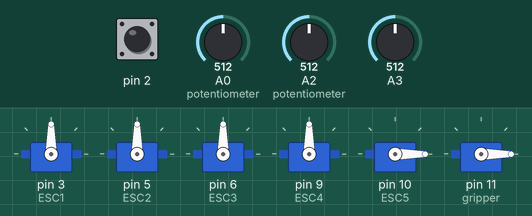
A sketch run on a simulated Arduino Uno, built with avr-gcc and run on an emulated ATmega328P. Parts: 6 × servo. Inputs (shaded band) come from the test bench; at power-on: pin 2 HIGH, A0 (potentiometer) = 512, A2 (potentiometer) = 512, A3 = 512. What the sketch prints to the serial monitor is not drawn.

Above: at 1.2 s.
1.3 s: pin 2 pulled LOW for 1 s
At 1.45 s:
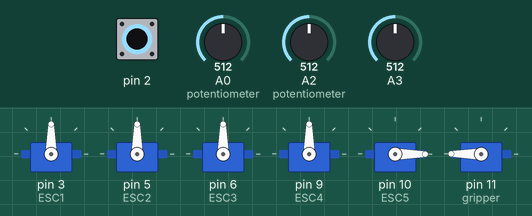
3.8 s: A0 (potentiometer) set to 716
At 4.7 s:
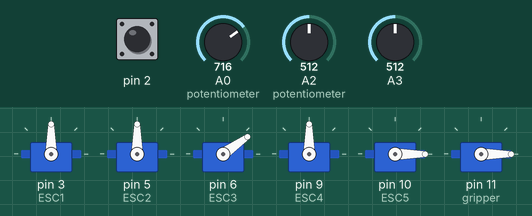
5.3 s: A2 (potentiometer) set to 306
At 6.0 s:
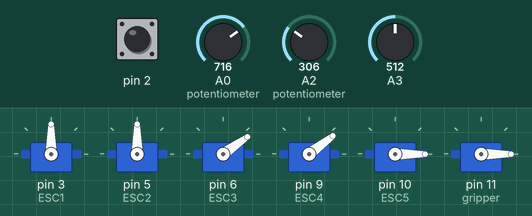
8.3 s: A3 set to 900
11.3 s: pin 2 pulled LOW for 0.15 s
13.1 s: A3 set to 1010
At 13.7 s:
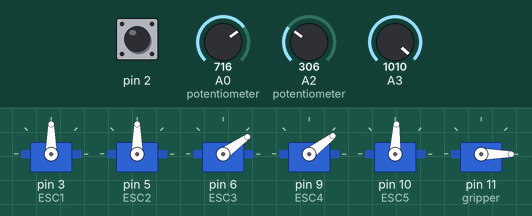
Timing chart, 0 to 16.1 s (numbered marks = the images above; inputs shaded):
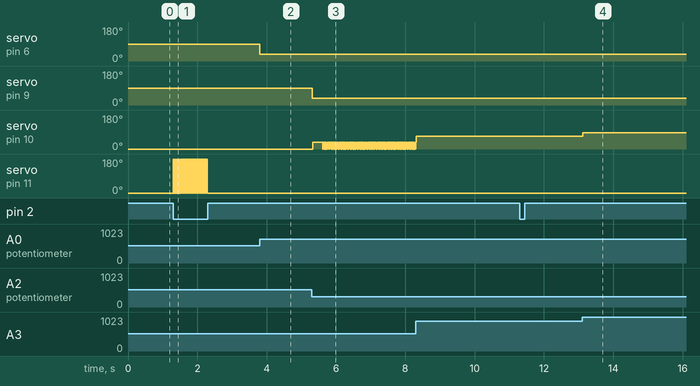

Measured:
- after the input at 1.3 s, servo on pin 11 (gripper): alternates 180° for 0.02 s and 0° for 0.02 s, 46 changes in all, then stays 0°, starting at once
- after the input at 3.8 s, servo on pin 6 (ESC3): 90° → 35° at once
- after the input at 5.3 s, servo on pin 9 (ESC4): 90° → 37° at once; servo on pin 10 (ESC5): 0° → 37° at once, then repeats every 0.03 s: 0° 0.01 s, 37° 0.03 s
- after the input at 13.1 s, servo on pin 10 (ESC5): 68° → 87° at once

The sketch:

bldc_joystick_v2.ino
```cpp
#include <Servo.h>

  Servo ESC1;
  Servo ESC2;
  Servo ESC3;
  Servo ESC4;
  Servo ESC5;
  Servo gripper;

 int gripperstate;
 int gripperopen=0;
 int gripperclose=180;


class Motor {
  private:


  public:
    void setup()
    {
      ESC1.attach(3, 1000, 2000);
      ESC2.attach(5, 1000, 2000);
      ESC3.attach(6, 1000, 2000);
      ESC4.attach(9, 1000, 2000);
      ESC5.attach(10, 1000, 2000);
      gripper.attach(11);
    }

    int spin_motor(int rpm)
    {
      int potValue = map(rpm, 0, 1023, 0, 180);   // scale it to use it with the servo library (value between 0 and 180)

      if (potValue >= 90)
      {
        potValue = potValue - 90;
      }
      else if (potValue <= 90) {
        potValue = 90 - potValue;
        //potValue =  potValue;
      }

      Serial.println(potValue);
     return potValue;
     // ESC1.write(potValue);    // Send the signal to the ESC
    }
};

Motor myMotor1;


void setup() {

  Serial.begin(9600);
  myMotor1.setup();
  pinMode(2,INPUT_PULLUP);
  gripper.write(gripperopen);
}

void loop() {

int st=0;


  int potValueLY =analogRead(A0);  // reads the value of the potentiometer (value between 0 and 1023):::: +y direction left side
  int potValueRY =analogRead(A2);  // reads the value of the potentiometer (value between 0 and 1023):::: +y direction right side
  int potValueRX =analogRead(A3);
  int buttonvalue=digitalRead(2);

  if(buttonvalue==LOW)
  {
    if(gripperstate==0)
    {
      gripper.write(gripperopen);
      gripperstate=1;

    }

     else if(gripperstate==1)
    {
      gripper.write(gripperclose);
      gripperstate=0;

    }


  }


 if (potValueRY  > 1000)
  {

    ESC1.write(0);
    ESC2.write(0);
    ESC3.write(0);
    ESC4.write(0);
    ESC5.write(0);
  }

 //Joystick Left

  if (potValueLY < (1023/2))
  {

  digitalWrite(12,HIGH);
  int val=myMotor1.spin_motor(potValueLY);
  ESC1.write(val);
  ESC2.write(val);
  }

 if (potValueLY >((1023/2)+10))
  {
    digitalWrite(12,HIGH);
    int val=myMotor1.spin_motor(potValueLY);
    ESC3.write(val);
  }

  //Joystick Right


  //+y


  if (potValueRY  <(1023/2)-10) //+y
  {
    digitalWrite(12,HIGH);
    int val=myMotor1.spin_motor(potValueRY);
    ESC4.write(val);
    ESC5.write(val);
  }


  //-x

  if (potValueRX > (1023/2))
  {
    digitalWrite(12,HIGH);
    int val=myMotor1.spin_motor(potValueRX);
    ESC5.write(val);
  }
//+x
if (potValueRX <(1023/2))
  {
    digitalWrite(12,HIGH);
    int val=myMotor1.spin_motor(potValueRX);
    ESC4.write(val);
  }


/*Here's a step-by-step algorithm of the provided Arduino code:

1. Include the Servo library.
2. Declare six Servo objects, ESC1 to ESC5, and gripper.
3. Declare two integer variables, gripperstate, and gripperopen and initialize them with 0 and 180 respectively. Also, declare gripperclose as 180.
4. Define a class named Motor.
5. Declare a public method called setup() that performs the following:
   a. Call the attach() method of each Servo object to assign PWM pins and set the pulse range for the ESCs and gripper servo.
6. Declare a public method called spin_motor() that takes an integer rpm as input and returns an integer value.
7. In the spin_motor() method, perform the following steps:
   a. Map the rpm value to a range between 0 and 180 using the map() function.
   b. If the mapped value is greater than or equal to 90, subtract 90 from it.
   c. Otherwise, subtract the mapped value from 90.
   d. Print the mapped value to the Serial Monitor.
   e. Return the mapped value.
8. Create an instance of the Motor class called myMotor1.
9. In the setup() function, perform the following steps:
   a. Call the begin() method of the Serial object to initialize communication with the Serial Monitor.
   b. Call the setup() method of myMotor1 to attach the ESCs and gripper servo.
   c. Set pin 2 as an input and enable the internal pull-up resistor.
   d. Write the gripperopen value to the gripper servo.
10. In the loop() function, perform the following steps:
    a. Read the analog values from three potentiometers connected to pins A0, A2, and A3, and store them in the potValueLY, potValueRY, and potValueRX variables respectively.
    b. Read the digital value from pin 2 and store it in the buttonvalue variable.
    c. If buttonvalue is LOW, toggle the gripper state and write the corresponding gripper value to the gripper servo.
    d. If potValueRY is greater than 1000, stop all the ESCs by writing 0 to them.
    e. If potValueLY is less than half of the maximum value, set the digital pin 12 to HIGH, call the spin_motor() method of myMotor1 with potValueLY as input, and write the returned value to ESC1 and ESC2.
    f. If potValueLY is greater than half of the maximum value plus 10, set the digital pin 12 to HIGH, call the spin_motor() method of myMotor1 with potValueLY as input, and write the returned value to ESC3.
    g. If potValueRY is less than half of the maximum value minus 10, set the digital pin 12 to HIGH, call the spin_motor() method of myMotor1 with potValueRY as input, and write the returned value to ESC4 and ESC5.
    h. If potValueRX is greater than half of the maximum value, set the digital pin 12 to HIGH, call the spin_motor() method of myMotor1 with potValueRX as input, and write the returned value to ESC5.
    i. If potValueRX is less than half of the maximum value, set the digital pin 12 to HIGH, call the spin_motor() method of myMotor1 with potValueRX as input, and write the returned value to ESC4.
11. Repeat step 10 continuously.*/
}
```
